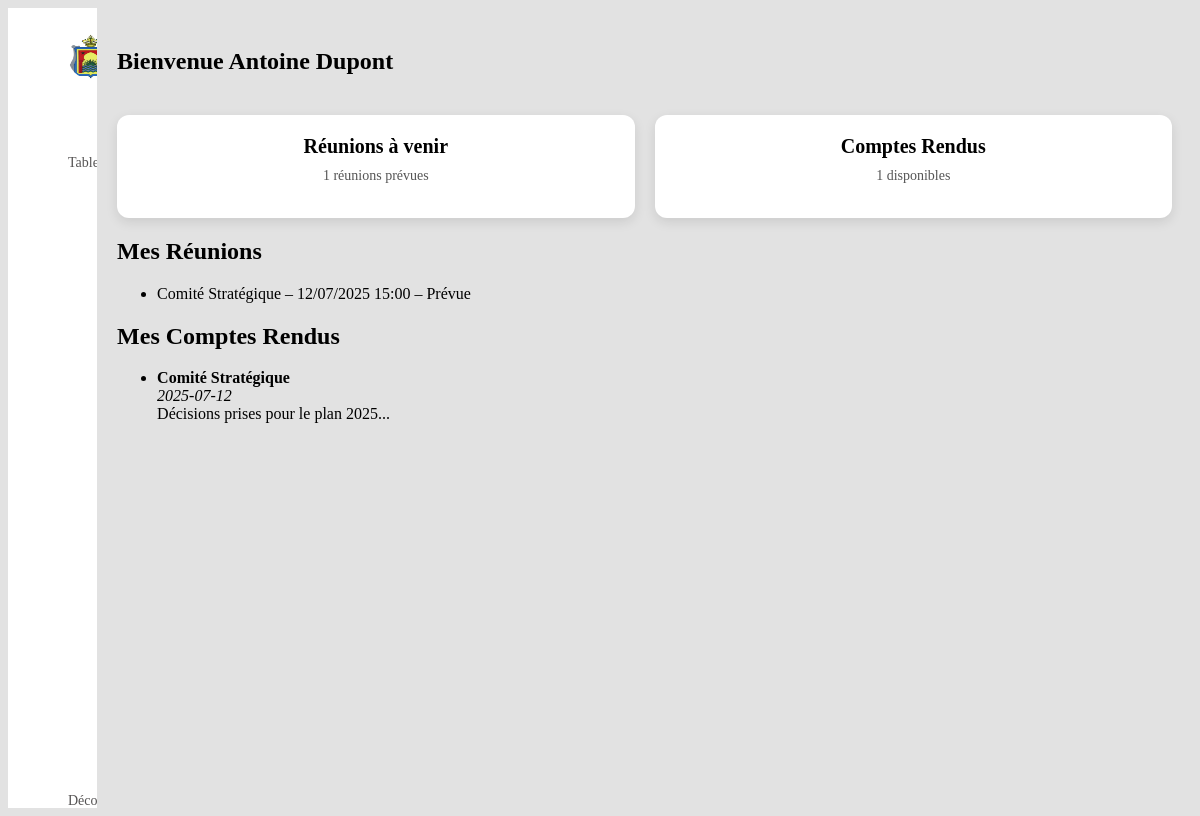
Screenshot of /dashboard_participant.php (signed in) with the database file from the repository.
### tables this page shows
CREATE TABLE IF NOT EXISTS `reunion` (
  `id_reunion` int NOT NULL AUTO_INCREMENT,
  `titre` varchar(100) NOT NULL,
  `date_heure` datetime NOT NULL,
  `type` varchar(50) DEFAULT NULL,
  `statut` varchar(50) DEFAULT NULL,
  `id_service` int DEFAULT NULL,
  `id_salle` int DEFAULT NULL,
  `id_user` int DEFAULT NULL,
  PRIMARY KEY (`id_reunion`),
  KEY `id_service` (`id_service`),
  KEY `id_salle` (`id_salle`),
  KEY `id_user` (`id_user`)
);

CREATE TABLE IF NOT EXISTS `compte_rendu` (
  `id_compte_rendu` int NOT NULL AUTO_INCREMENT,
  `contenu` text NOT NULL,
  `date_validation` date DEFAULT NULL,
  `id_reunion` int DEFAULT NULL,
  `id_user` int DEFAULT NULL,
  PRIMARY KEY (`id_compte_rendu`),
  UNIQUE KEY `id_reunion` (`id_reunion`),
  KEY `id_user` (`id_user`)
);

### dashboard_participant.php (the view, shortened to what this page needs)
<?php
require_once 'db.php';
$id_user = $_SESSION['id_user'];
$prenom = $_SESSION['prenom'] ?? '';
$nom = $_SESSION['nom'] ?? '';
$titreBienvenue = "Bienvenue " . htmlspecialchars($prenom . ' ' . $nom);
$sql = "SELECT r.id_reunion, r.titre, r.date_heure, r.type, r.statut
        FROM reunion r
        JOIN participer p ON r.id_reunion = p.id_reunion
        WHERE p.id_user = ?";
$stmt = $pdo->prepare($sql);
$stmt->execute([$id_user]);
$reunions = $stmt->fetchAll(PDO::FETCH_ASSOC);
$sql_cr = "SELECT r.titre, cr.date_validation, cr.contenu
           FROM compte_rendu cr
           JOIN reunion r ON cr.id_reunion = r.id_reunion
           JOIN participer p ON r.id_reunion = p.id_reunion
           WHERE p.id_user = ?";
$stmt = $pdo->prepare($sql_cr);
$stmt->execute([$id_user]);
$comptes_rendus = $stmt->fetchAll(PDO::FETCH_ASSOC);
?>
<!DOCTYPE html>
<html lang="fr">
<head>
    <link rel="stylesheet" href="dashboardstyle.css">
</head>
<body>
    <div class="container">
        <nav>
            <ul style="list-style:none;">
                <li><a href="#" class="logo">
                    <img src="Logo_Wilaya.jpg" alt="Logo">
                </a></li>
                <li><a href="#" class="active">
                    <span class="nav-item">Tableau de bord</span>
                </a></li>
                <li><a href="logout.php" class="logout">
                    <span class="nav-item">Déconnexion</span>
                </a></li>
            </ul>
        </nav>
        <section class="main">
            <div class="main-top">
                <h1><?= $titreBienvenue ?></h1>
            </div>
            <div class="cards">
                <div class="card">
                    <h3>Réunions à venir</h3>
                    <p><?= count($reunions) ?> réunions prévues</p>
                </div>
                <div class="card">
                    <h3>Comptes Rendus</h3>
                    <p><?= count($comptes_rendus) ?> disponibles</p>
                </div>
            </div>
            <section class="data-section">
                <div class="data-box">
                    <h2>Mes Réunions</h2>
                    <ul>
                        <?php foreach ($reunions as $r): ?>
                            <li><?= htmlspecialchars($r['titre']) ?> – <?= date('d/m/Y H:i', strtotime($r['date_heure'])) ?> – <?= $r['statut'] ?></li>
                        <?php endforeach; ?>
                    </ul>
                </div>
                <div class="data-box">
                    <h2>Mes Comptes Rendus</h2>
                    <ul>
                        <?php foreach ($comptes_rendus as $cr): ?>
                            <li>
                                <strong><?= htmlspecialchars($cr['titre']) ?></strong><br>
                                <em><?= $cr['date_validation'] ?></em><br>
                                <?= nl2br(htmlspecialchars($cr['contenu'])) ?>
                            </li>
                        <?php endforeach; ?>
                    </ul>
                </div>
            </section>
        </section>
    </div>
</body>
</html>

### dashboardstyle.css (style rules this page uses)
* { margin: 0; padding: 0; outline: none; border: none; text-decoration: none; box-sizing: border-box; font-family: "Poppins", sans-serif; }
body { background: rgb(226, 226, 226); }
nav { position: sticky; top: 0; bottom: 0; height: 100vh; left: 0; width: 100px; background: #fff; overflow: hidden; transition: 1s; }
.logo { text-align: center; display: flex; margin: 10px 0 0 10px; padding-bottom: 3rem; }
.logo img { width: 45px; height: 45px; border-radius: 50%; }
a { position: relative; width: 280px; font-size: 14px; color: rgb(85, 83, 83); display: table; padding: 10px; text-decoration: none ; }
.nav-item { position: relative; top: 12px; margin-left: 10px; text-decoration: none ; }
.logout { position: absolute; bottom: 0; }
.container { display: flex; }
.cards { display: flex; gap: 20px; margin-top: 20px; flex-wrap: wrap; }
.card { background: white; padding: 20px; border-radius: 12px; flex: 1 1 250px; box-shadow: 0 4px 12px rgba(0,0,0,0.1); text-align: center; transition: transform 0.3s ease; }
.card h3 { font-size: 20px; margin: 0; font-weight: 600; }
.card p { margin-top: 10px; font-size: 14px; color: #555; }
.main { position: relative; padding: 20px; width: 100%; }
.main-top { display: flex; width: 100%; }

### rows the page displays
reunion: titre "Comité Stratégique", date_heure "12/07/2025 15:00", statut "Prévue"
compte_rendu: id_reunion.titre "Comité Stratégique", date_validation "2025-07-12", contenu "Décisions prises pour le plan 2025..."

### other values shown
$titreBienvenue "Bienvenue Antoine Dupont"
count($reunions) "1"
count($comptes_rendus) "1"
